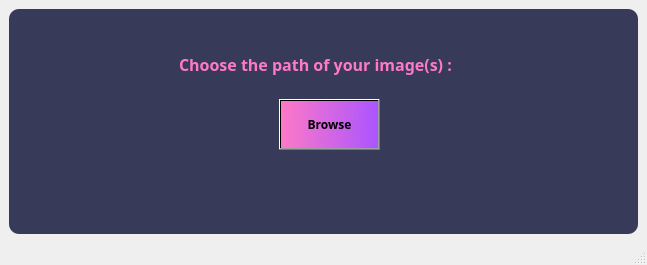
<?xml version="1.0" encoding="UTF-8"?>
<ui version="4.0">
 <class>UploadWindow</class>
 <widget class="QMainWindow" name="UploadWindow">
  <property name="geometry">
   <rect>
    <x>0</x>
    <y>0</y>
    <width>647</width>
    <height>265</height>
   </rect>
  </property>
  <property name="windowTitle">
   <string>MainWindow</string>
  </property>
  <widget class="QWidget" name="centralwidget">
   <layout class="QVBoxLayout" name="verticalLayout">
    <item>
     <widget class="QFrame" name="frame">
      <property name="styleSheet">
       <string notr="true">QFrame {
	background-color: rgb(56,58,89);
	color:rgb(220,220,220);
	border-radius : 10px;
}</string>
      </property>
      <property name="frameShape">
       <enum>QFrame::StyledPanel</enum>
      </property>
      <property name="frameShadow">
       <enum>QFrame::Raised</enum>
      </property>
      <widget class="QLabel" name="label_2">
       <property name="geometry">
        <rect>
         <x>170</x>
         <y>0</y>
         <width>411</width>
         <height>111</height>
        </rect>
       </property>
       <property name="font">
        <font>
         <family>Tempus Sans ITC</family>
         <pointsize>12</pointsize>
         <weight>75</weight>
         <bold>true</bold>
        </font>
       </property>
       <property name="styleSheet">
        <string notr="true">color:rgb(254,121,199);</string>
       </property>
       <property name="text">
        <string>Choose the path of your image(s) :</string>
       </property>
      </widget>
      <widget class="QPushButton" name="browse">
       <property name="geometry">
        <rect>
         <x>270</x>
         <y>90</y>
         <width>101</width>
         <height>51</height>
        </rect>
       </property>
       <property name="font">
        <font>
         <family>Castellar</family>
         <weight>75</weight>
         <bold>true</bold>
        </font>
       </property>
       <property name="styleSheet">
        <string notr="true">background-color: qlineargradient(spread:pad, x1:0, y1:0.5, x2:1, y2:0.506, stop:0 rgba(254, 121, 199, 255), stop:1 rgba(170, 85, 255, 255));</string>
       </property>
       <property name="text">
        <string>Browse</string>
       </property>
      </widget>
      <widget class="QLabel" name="label">
       <property name="geometry">
        <rect>
         <x>176</x>
         <y>179</y>
         <width>141</width>
         <height>21</height>
        </rect>
       </property>
       <property name="text">
        <string/>
       </property>
      </widget>
     </widget>
    </item>
   </layout>
  </widget>
  <widget class="QStatusBar" name="statusbar"/>
 </widget>
 <resources/>
 <connections/>
</ui>
